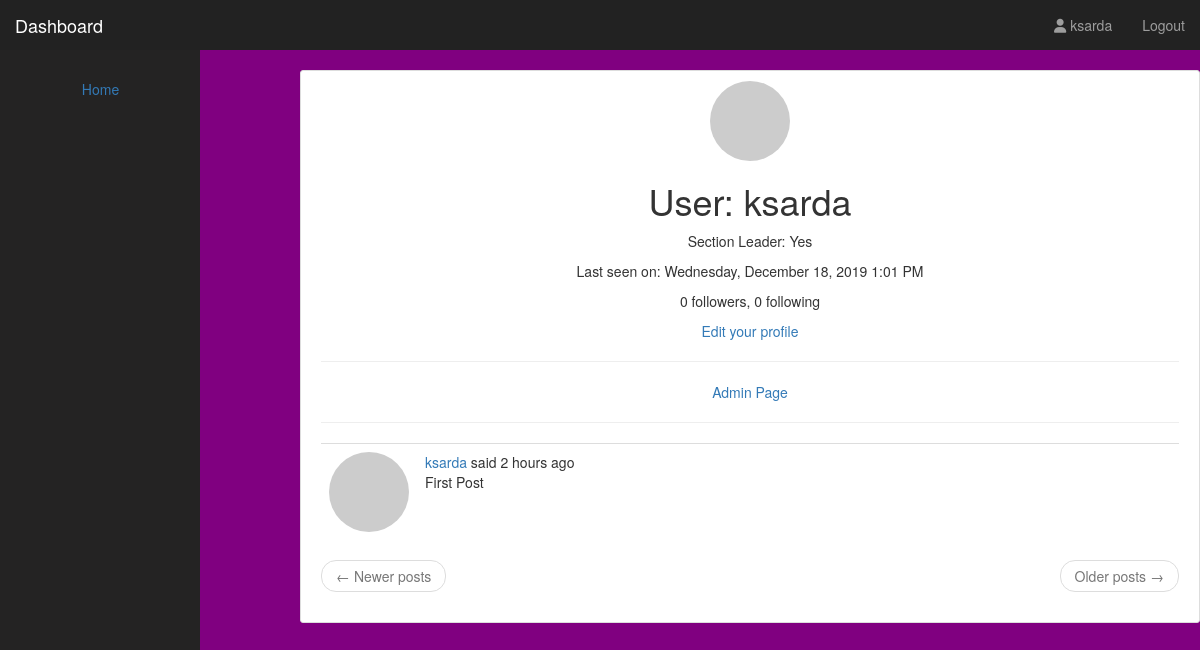
Before: /user/ksarda (signed in) with the older database file.
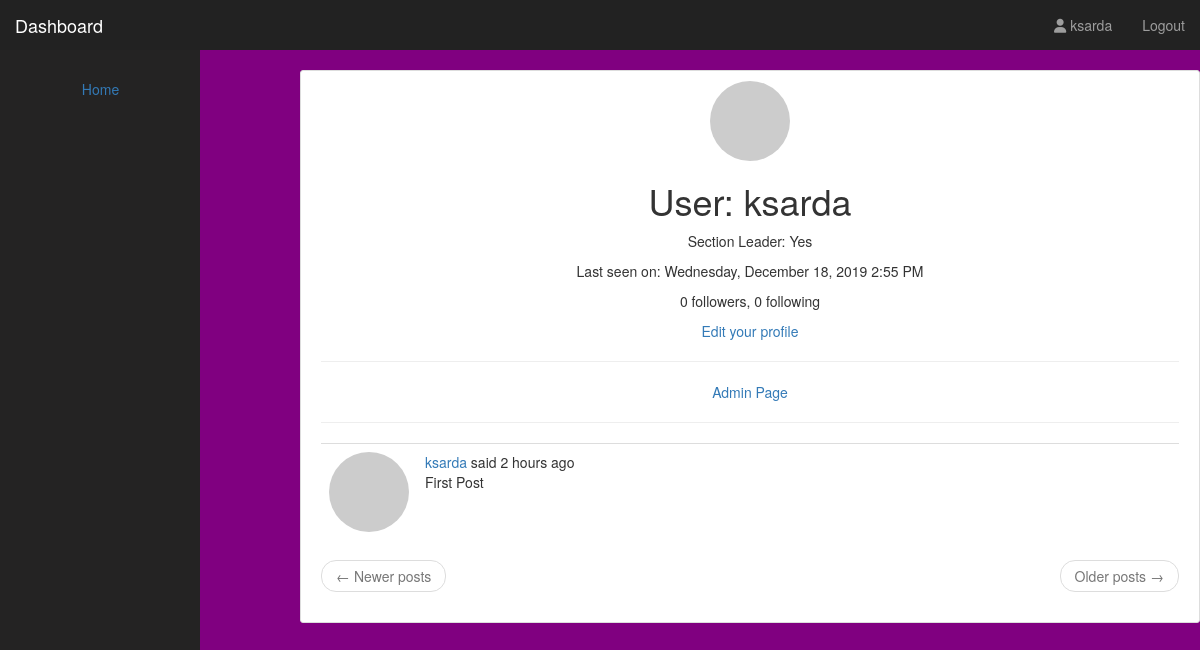
After: the same page with the newer database file.
### app/models.py (models this page shows, shortened)
class PaginatedAPIMixin(object):
    @staticmethod
    def to_collection_dict(query, page, per_page, endpoint, **kwargs):
        resources = query.paginate(page, per_page, False)
        data = {
            'items': [item.to_dict() for item in resources.items],
            '_meta': {
                'page': page,
                'per_page': per_page,
                'total_pages': resources.pages,
                'total_items': resources.total
            },
            '_links': {
                'self': url_for(endpoint, page=page, per_page=per_page,
                                **kwargs),
                'next': url_for(endpoint, page=page + 1, per_page=per_page,
                                **kwargs) if resources.has_next else None,
                'prev': url_for(endpoint, page=page - 1, per_page=per_page,
                                **kwargs) if resources.has_prev else None
            }
        }
        return data

class User(PaginatedAPIMixin, UserMixin, db.Model):
    id = db.Column(db.Integer, primary_key=True)
    username = db.Column(db.String(64), index=True, unique=True)
    email = db.Column(db.String(120), index=True, unique=True)
    password_hash = db.Column(db.String(128))
    posts = db.relationship('Post', backref='author', lazy='dynamic')
    about_me = db.Column(db.String(140))
    childs_section = db.Column(db.String(20), default='N/A')
    leader = db.Column(db.String(6), default='No')
    last_seen = db.Column(db.DateTime, default=datetime.utcnow)
    is_admin = db.Column(db.Boolean, default=False, nullable=False)
    followed = db.relationship(
        'User', secondary=followers,
        primaryjoin=(followers.c.follower_id == id),
        secondaryjoin=(followers.c.followed_id == id),
        backref=db.backref('followers', lazy='dynamic'), lazy='dynamic')
    messages_sent = db.relationship('Message',
                                    foreign_keys='Message.sender_id',
                                    backref='author', lazy='dynamic')
    messages_received = db.relationship('Message',
                                        foreign_keys='Message.recipient_id',
                                        backref='recipient', lazy='dynamic')
    last_message_read_time = db.Column(db.DateTime)
    notifications = db.relationship('Notification', backref='user',
                                    lazy='dynamic')
    token = db.Column(db.String(32), index=True, unique=True)
    token_expiration = db.Column(db.DateTime)
    def avatar(self, size):
        digest = md5(self.email.lower().encode('utf-8')).hexdigest()
        return 'https://www.gravatar.com/avatar/{}?d=identicon&s={}'.format(
            digest, size)

class Post(db.Model):
    id = db.Column(db.Integer, primary_key=True)
    body = db.Column(db.String(10000))
    timestamp = db.Column(db.DateTime, index=True, default=datetime.utcnow)
    user_id = db.Column(db.Integer, db.ForeignKey('user.id'))
    language = db.Column(db.String(10))

### app/main/routes.py (the view)
@bp.route('/user/<username>')
@login_required
def user(username):
    user = User.query.filter_by(username=username).first_or_404()
    page = request.args.get('page', 1, type=int)
    posts = user.posts.order_by(Post.timestamp.desc()).paginate(
        page, app.config['POSTS_PER_PAGE'], False)
    next_url = url_for('main.user', username=user.username,
                       leader=user.leader, section=user.childs_section, page=posts.next_num) if posts.has_next else None
    prev_url = url_for('main.user', username=user.username,
                       leader=user.leader, section=user.childs_section, page=posts.prev_num) if posts.has_prev else None
    return render_template('account.html', title=_('Account'), user=user, posts=posts.items,
                           next_url=next_url, prev_url=prev_url)

### app/main/routes.py (called while the page is built)
@bp.before_app_request
def before_request():
    if current_user.is_authenticated:
        current_user.last_seen = datetime.utcnow()
        db.session.commit()
    g.locale = str(get_locale())

### app/models.py (called while the page is built)
@login.user_loader
def load_user(id):
    return User.query.get(int(id))

### app/templates/account.html (shortened to what this page needs)
{% import 'bootstrap/wtf.html' as wtf %}
{% include 'header.html' %}
{% block content %}
<body>
    {% include 'nav.html' %}
    <center>
      {% include 'sidebar.html' %}
      <div class="content-section">
        <div class="media">
          <div class="media-body">
            <img class="rounded mx-auto d-block" src="{{ user.avatar(128) }}" style="border-radius: 50%;">
            <h1>{{ _('User') }}: {{ user.username }}</h1>
            {% if user.leader == current_user.leader %}
            <p>Section Leader: Yes</p>
            {% endif %}
            {% if user.last_seen %}
            <p>{{ _('Last seen on') }}: {{ moment(user.last_seen).format('LLLL') }}</p>
            {% endif %}
            <p>{{ _('%(count)d followers', count=user.followers.count()) }}, {{ _('%(count)d following', count=user.followed.count()) }}</p>
            {% if user == current_user %}
            <p><a href="{{ url_for('main.edit_profile') }}">{{ _('Edit your profile') }}</a></p>
            {% elif not current_user.is_following(user) %}
            <p><a href="{{ url_for('main.follow', username=user.username) }}">{{ _('Follow') }}</a></p>
            {% else %}
            <p><a href="{{ url_for('main.unfollow', username=user.username) }}">{{ _('Unfollow') }}</a></p>
            {% endif %}
            {% if current_user.is_admin %}
            <hr>
            <p><a href="/admin">Admin Page</a></p>
            {% endif %}
            <hr>
            {% for post in posts %}
                {% include '_post.html' %}
            {% endfor %}
            <nav aria-label="...">
                <ul class="pager">
                    <li class="previous{% if not prev_url %} disabled{% endif %}">
                        <a href="{{ prev_url or '#' }}">
                            <span aria-hidden="true">&larr;</span> {{ _('Newer posts') }}
                        </a>
                    </li>
                    <li class="next{% if not next_url %} disabled{% endif %}">
                        <a href="{{ next_url or '#' }}">
                            {{ _('Older posts') }} <span aria-hidden="true">&rarr;</span>
                        </a>
                    </li>
                </ul>
            </nav>
          </div>
        </div>
      </div>
    </center>
{% include 'footer.html' %}
</body>
{% endblock %}

### app/templates/header.html (shortened to what this page needs)
<!DOCTYPE html>
<html lang="en">
  <head>
    <link rel="stylesheet" href="https://maxcdn.bootstrapcdn.com/bootstrap/3.3.7/css/bootstrap.min.css">
    <link href="{{ url_for('static', filename = 'css/main.css') }}" rel="stylesheet">
    <link href="{{ url_for('static', filename = 'css/custom.css') }}" rel="stylesheet">
    <link href="{{ url_for('static', filename = 'css/login.css') }}" rel="stylesheet">
  </head>

### app/templates/nav.html (shortened to what this page needs)
<nav class="navbar navbar-inverse navbar-fixed-top">
  <div class="container-fluid">
    <div class="navbar-header">
      <a class="navbar-brand" href="{{ url_for('main.index') }}">Dashboard</a>
    </div>
    <div id="navbar" class="navbar-collapse collapse">
      {% if current_user.is_anonymous %}
      {% else %}
      <ul class="nav navbar-nav navbar-right">
        <li><a href="{{ url_for('main.user', username=current_user.username) }}">
                                    <span class="fas fa-user"></span> {{ current_user.username }}</a></li>
        <li><a href="{{ url_for('auth.logout') }}">Logout</a></li>
     </ul>
      {% endif %}
    </div>
  </div>
</nav>

### app/templates/links.html
<li {%- if request.path == "/home" %} class="active"{% endif %}><a href="{{ url_for('main.index') }}">Home </a></li>

### app/templates/sidebar.html
<div class="col-m-3 col-md-2 sidebar">
  <ul class="nav nav-sidebar">
    {% include 'links.html' %}
  </ul>
</div>

### app/templates/_post.html (shortened to what this page needs)
<table class="table table-hover">
    <tr>
        <td width="70px">
            <a href="{{ url_for('main.user', username=post.author.username) }}">
                <img src="{{ post.author.avatar(80) }}" style="border-radius: 50%;"/>
            </a>
        </td>
        <td>
            {{ _('%(username)s said %(when)s',
                username=user_link, when=moment(post.timestamp).fromNow()) }}
            <br>
            <span id="post{{ post.id }}">{{ post.body }}</span>
        </td>
    </tr>
</table>

### app/templates/footer.html (shortened to what this page needs)
    <link href="https://maxcdn.bootstrapcdn.com/font-awesome/4.7.0/css/font-awesome.min.css" rel="stylesheet">
  </body>
</html>

### app/static/css/main.css (style rules this page uses)
body { padding-top: 50px; background: purple; }
.content-section { background: white; padding: 10px 20px; border: 1px solid #dddddd; border-radius: 3px; margin-left: 300px; margin-top: 20px; margin-bottom: 20px; max-width: 1000px; }
.navbar-fixed-top { border: 0; }
.sidebar { display: none; }
@media (min-width: 768px) { .sidebar { position: fixed; top: 49px; bottom: 0; left: 0; z-index: 1000; display: block; padding: 20px; overflow-x: hidden; overflow-y: auto; background-color: #242323; } }
.nav-sidebar { margin-right: -21px; margin-bottom: 20px; margin-left: -20px; }
.nav-sidebar > li > a { padding-right: 20px; padding-left: 20px; }

Changed rows visible on the page:
changed User "ksarda": last_seen "Wednesday, December 18, 2019 1:01 PM" → "Wednesday, December 18, 2019 2:55 PM"
